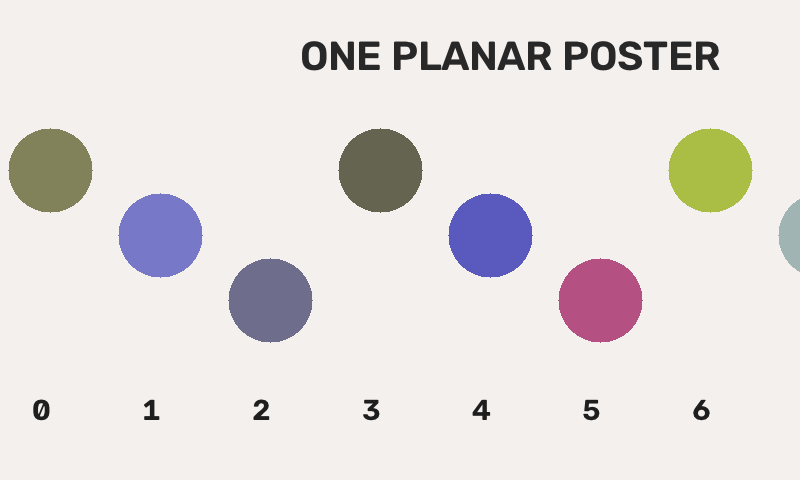
#> input picture Image processing/image-processing-labs/labs/lab07/assets/stitch_left.png, 800 x 480 px
$ python ex04_stitch.py
#> lines starting #> are read from the running program, lines starting #| are printed output that depends on the picture; after the words box and inside, x2 and y2 are one past the last pixel; in counts of white or black regions, pixels touching at a corner belong together
#> in process, left is the input picture: shape (480, 800, 3); mean B, G, R 223.1, 223.7, 228.3
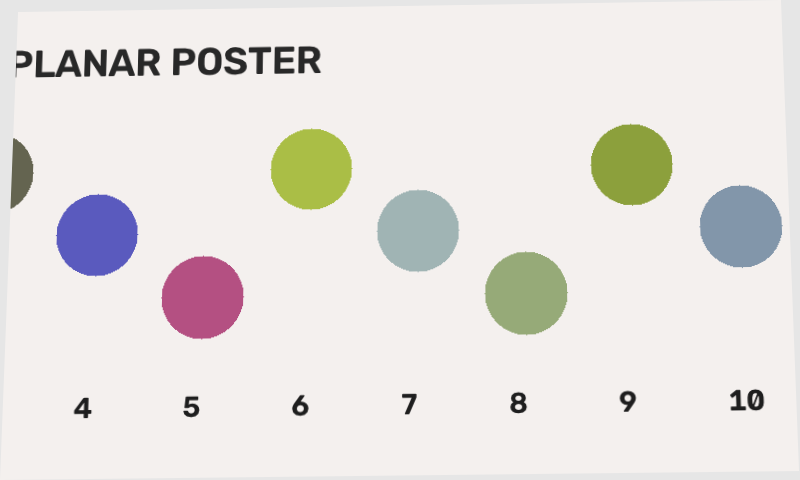
#> input picture Image processing/image-processing-labs/labs/lab07/assets/stitch_right.png, 800 x 480 px
#> in process, right is the input picture: shape (480, 800, 3); mean B, G, R 224.1, 227.2, 230.6
"""Optional: compare direct and robust stitching from visible matches."""

from pathlib import Path

import cv2
import numpy as np

from labs.common import make_montage

LAB = Path(__file__).resolve().parents[1]
ASSETS = LAB / "assets"

# Rows correspond one-to-one. The last right-hand point is deliberately false.
LEFT_POINTS = np.float32(
    [
        [450, 100],
        [600, 120],
        [760, 90],
        [470, 260],
        [620, 250],
        [740, 350],
        [500, 410],
        [690, 400],
    ]
)
RIGHT_POINTS = np.float32(
    [
        [62.184937, 105.28462],
        [205.50146, 122.19362],
        [359.6122, 91.3629],
        [76.40576, 259.2378],
        [222.52628, 247.49535],
        [338.87314, 344.7798],
        [101.24198, 407.8594],
        [364.10043, 335.53046],  # false: displaced by (+75, -60)
    ]
)


def estimate_homographies() -> tuple[np.ndarray, np.ndarray, np.ndarray]:
    # Right maps onto left, so the left view stays the reference frame.
    direct, _ = cv2.findHomography(RIGHT_POINTS, LEFT_POINTS, method=0)  # least squares: every match pulls
    # Matches that reproject within 3 px of the consensus model count as inliers.
    robust, inliers = cv2.findHomography(RIGHT_POINTS, LEFT_POINTS, cv2.RANSAC, 3.0)
    if direct is None or robust is None or inliers is None:
        raise RuntimeError("Could not estimate both homographies")
    return direct, robust, inliers.ravel().astype(bool)


def warp_pair(left: np.ndarray, right: np.ndarray, homography: np.ndarray) -> np.ndarray:
    right_corners = np.float32(
        [[0, 0], [right.shape[1], 0], [right.shape[1], right.shape[0]], [0, right.shape[0]]]
    )
#> right_corners = [[0, 0], [800, 0], [800, 480], [0, 480]]
    warped = cv2.perspectiveTransform(right_corners.reshape(-1, 1, 2), homography).reshape(-1, 2)
    left_corners = np.float32(
        [[0, 0], [left.shape[1], 0], [left.shape[1], left.shape[0]], [0, left.shape[0]]]
    )
#> left_corners = [[0, 0], [800, 0], [800, 480], [0, 480]]
    # The warped view can land at negative coordinates; shift both views so the canvas holds them.
    all_corners = np.vstack([warped, left_corners])
    minimum = np.floor(all_corners.min(axis=0)).astype(int)
    maximum = np.ceil(all_corners.max(axis=0)).astype(int)
    translation = np.array([[1, 0, -minimum[0]], [0, 1, -minimum[1]], [0, 0, 1]], np.float64)
    size = tuple((maximum - minimum).astype(int))

    result = cv2.warpPerspective(right, translation @ homography, size, borderValue=(238,) * 3)
    right_mask = cv2.warpPerspective(
        np.full(right.shape[:2], 255, np.uint8), translation @ homography, size
    )
    x, y = -minimum
    region = result[y : y + left.shape[0], x : x + left.shape[1]]
    overlap = right_mask[y : y + left.shape[0], x : x + left.shape[1]] > 0
    region[~overlap] = left[~overlap]
    # Averaging, not overwriting, turns any misalignment into visible ghosting.
    region[overlap] = (
        (region[overlap].astype(np.uint16) + left[overlap].astype(np.uint16)) // 2
    ).astype(np.uint8)
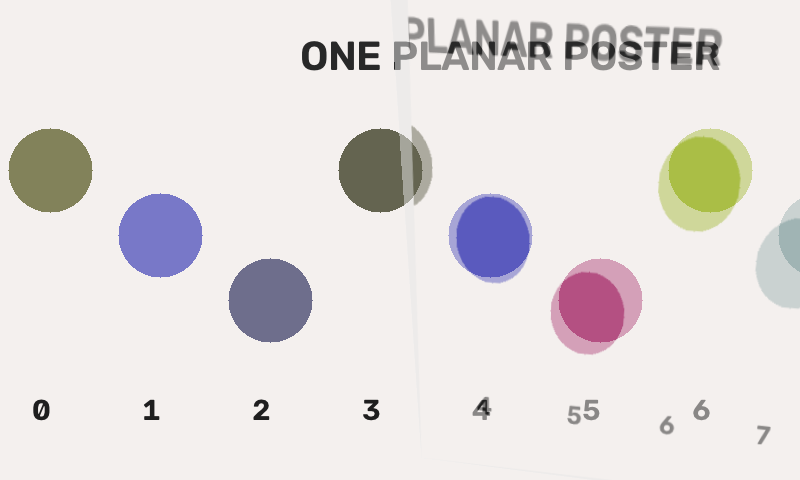
#> region: shape (480, 800, 3); mean B, G, R 222.7, 223.5, 227.9
    return result


def draw_matches(left: np.ndarray, right: np.ndarray, inliers: np.ndarray) -> np.ndarray:
    canvas = np.hstack([left, right])
    offset = np.array([left.shape[1], 0])
    correspondences = zip(LEFT_POINTS, RIGHT_POINTS, inliers, strict=True)
    for index, (left_point, right_point, accepted) in enumerate(correspondences, 1):
        first = tuple(np.rint(left_point).astype(int))
        second = tuple(np.rint(right_point + offset).astype(int))
        colour = (0, 170, 0) if accepted else (0, 0, 230)
        cv2.line(canvas, first, second, colour, 2, cv2.LINE_AA)
        cv2.circle(canvas, first, 6, colour, -1)
        cv2.circle(canvas, second, 6, colour, -1)
        cv2.putText(canvas, str(index), first, cv2.FONT_HERSHEY_SIMPLEX, 0.6, colour, 2)
    return canvas


def stitch(left: np.ndarray, right: np.ndarray):
    direct, robust, inliers = estimate_homographies()
    return warp_pair(left, right, direct), warp_pair(left, right, robust), inliers
#> in warp_pair (call 2), `warped = cv2.perspectiveTransform(right_corners.reshape(-1, 1, 2), hom..`: warped = [[380.5, -13.22], [1219.8, 0.336], [1200.6, 488.7], [400, 480]]
#> in warp_pair (call 2), `all_corners = np.vstack([warped, left_corners])`: all_corners = [[380.5, -13.22], [1219.8, 0.336], [1200.6, 488.7], [400, 480], [0, 0], [800, 0], [800, 480], [0, 480]]
#> in warp_pair (call 2), `minimum = np.floor(all_corners.min(axis=0)).astype(int)`: minimum = [0, -14]
#> in warp_pair (call 2), `maximum = np.ceil(all_corners.max(axis=0)).astype(int)`: maximum = [1220, 489]
#> in warp_pair (call 2), `translation = np.array([[1, 0, -minimum[0]], [0, 1, -minimum[1]], [0, ..`: translation = [[1, 0, 0], [0, 1, 14], [0, 0, 1]]
#> in warp_pair (call 2), `size = tuple((maximum - minimum).astype(int))`: size = (1220, 503)
#> in warp_pair (call 2), `right_mask = cv2.warpPerspective( np.full(right.shape[:2], 255, np.uin..`:
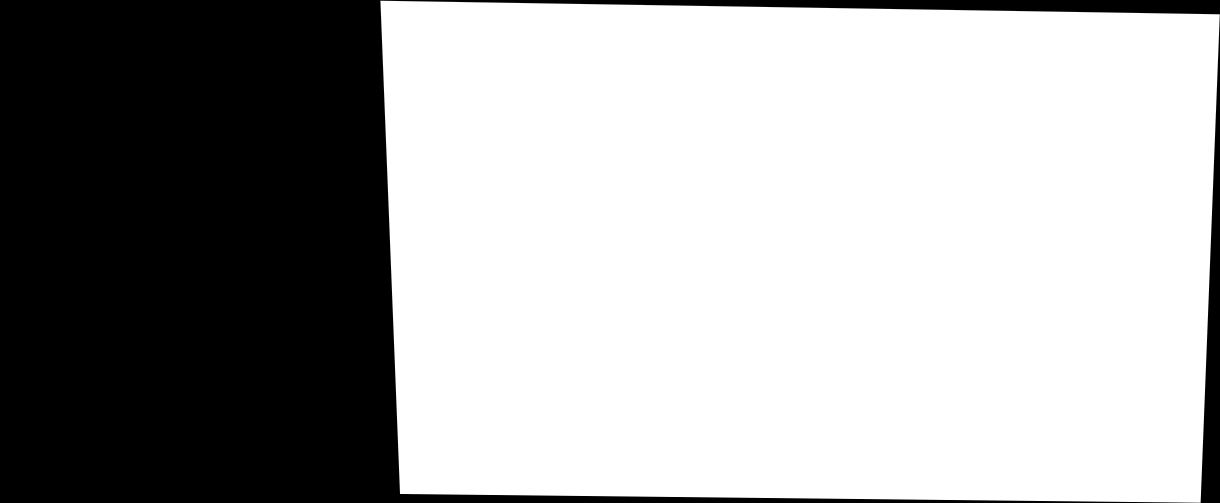
#> right_mask: shape (503, 1220); min 0, max 255, mean 167.3
#> in warp_pair (call 2), `x, y = -minimum`: y = 14
#> in warp_pair (call 2), `overlap = right_mask[y : y + left.shape[0], x : x + left.shape[1]] > 0`:
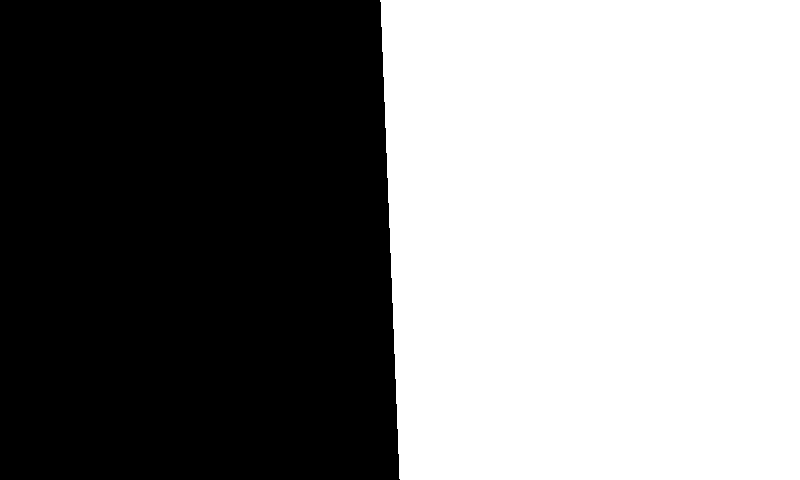
#> overlap: shape (480, 800) bool; 51.3% white; 1 black region, box (x1, y1, x2, y2) and area: (0, 0, 400, 480) 187188
#> in warp_pair (call 2), `region[overlap] = ( (region[overlap].astype(np.uint16) + left[overlap]..`: region: shape (480, 800, 3); mean B, G, R 223.3, 223.8, 228.4


def process(_: np.ndarray | None = None):
    left = cv2.imread(ASSETS / "stitch_left.png")
    right = cv2.imread(ASSETS / "stitch_right.png")
    direct, robust, inliers = stitch(left, right)
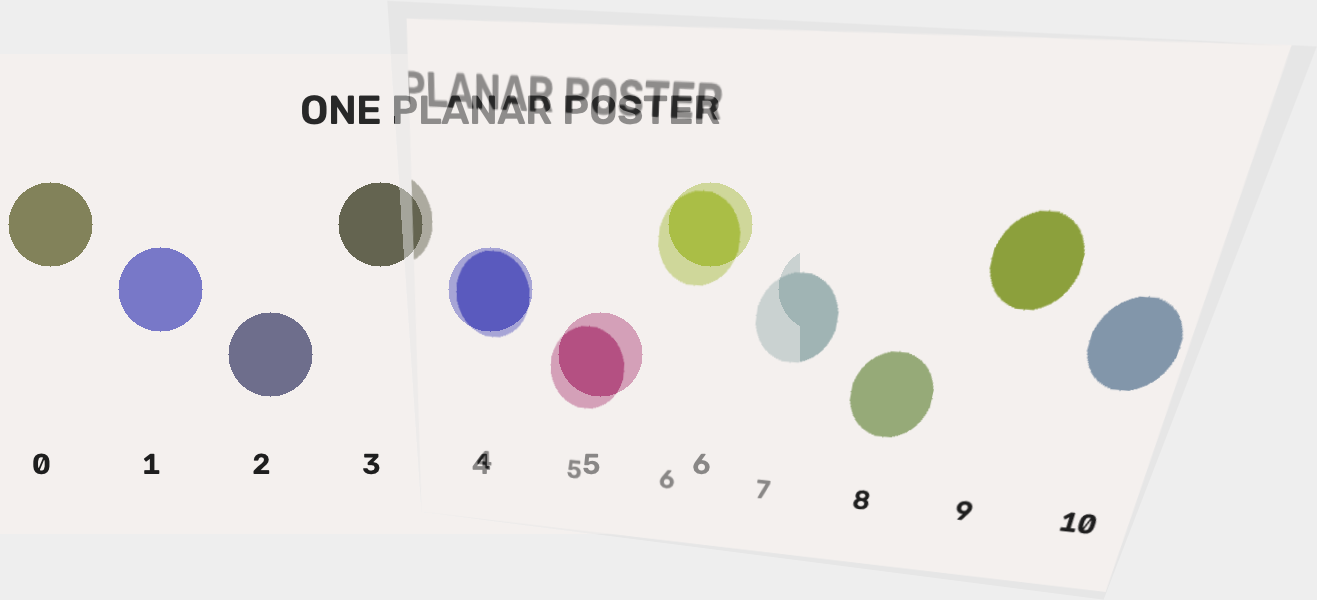
#> direct: shape (600, 1317, 3); mean B, G, R 226.9, 228.9, 231.6
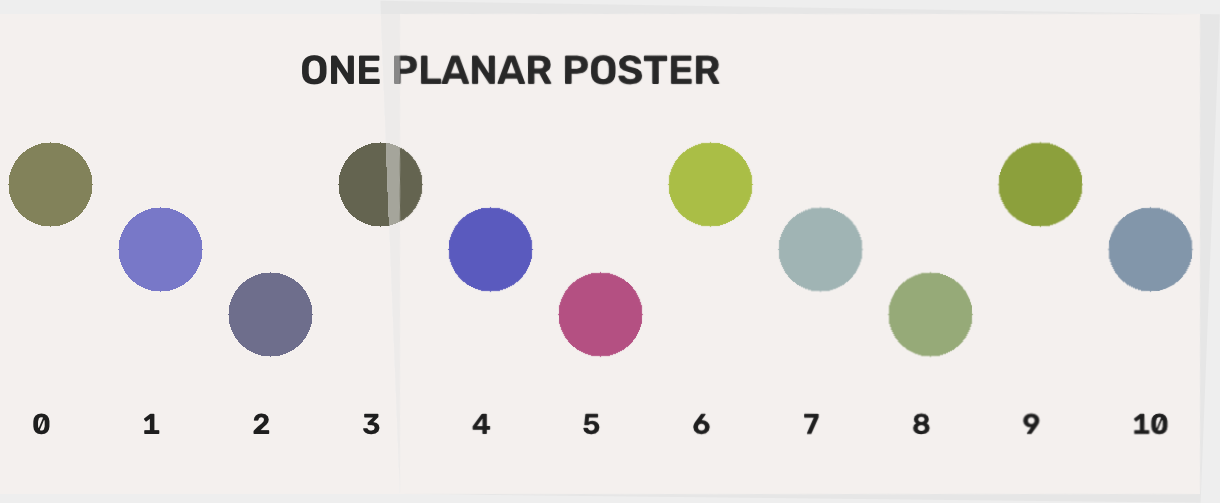
#> robust: shape (503, 1220, 3); mean B, G, R 224.6, 226.7, 230
#> inliers = [True, True, True, True, True, True, True, False]
    print(f"RANSAC inliers: {inliers.tolist()}")
#| RANSAC inliers: [True, True, True, True, True, True, True, False]
    return [
        ("Seven green matches and one false red match", draw_matches(left, right, inliers)),
        ("Direct homography: all eight matches", direct),
        ("RANSAC homography: seven inliers", robust),
    ]
#> the loop in draw_matches, `for index, (left_point, right_point, accepted) in enumerate(correspond..` made 8 passes
#> (right_point, accepted, first, second, colour) on passes 1 to 8: ([62.18, 105.3], True, (450, 100), (862, 105), (0, 170, 0)), ([205.5, 122.2], True, (600, 120), (1006, 122), (0, 170, 0)), ([359.6, 91.36], True, (760, 90), (1160, 91), (0, 170, 0)), ([76.41, 259.2], True, (470, 260), (876, 259), (0, 170, 0)), ([222.5, 247.5], True, (620, 250), (1023, 247), (0, 170, 0)), ([338.9, 344.8], True, (740, 350), (1139, 345), (0, 170, 0)), ([101.2, 407.9], True, (500, 410), (901, 408), (0, 170, 0)), ([364.1, 335.5], False, (690, 400), (1164, 336), (0, 0, 230))
#> after the loop in draw_matches, `for index, (left_point, right_point, accepted) in enumerate(correspond..`:
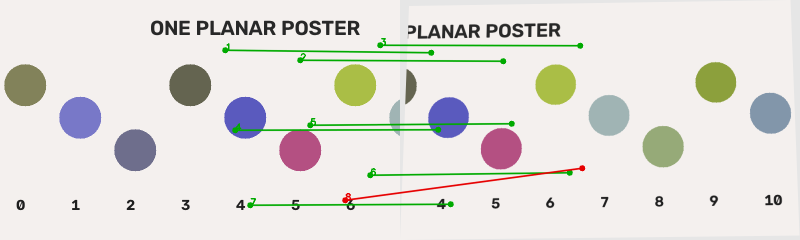
#> canvas: shape (480, 1600, 3) (shown at 1/2 size); mean B, G, R 219.6, 224, 226


def main() -> None:
    montage = make_montage(process())
    cv2.imshow("Lecture 7 - planar stitching", montage)
    cv2.waitKey(0)
    cv2.destroyAllWindows()


if __name__ == "__main__":
    main()
#> (the call stopped at in main, `montage = make_montage(process())`: labs is not available in this run)
